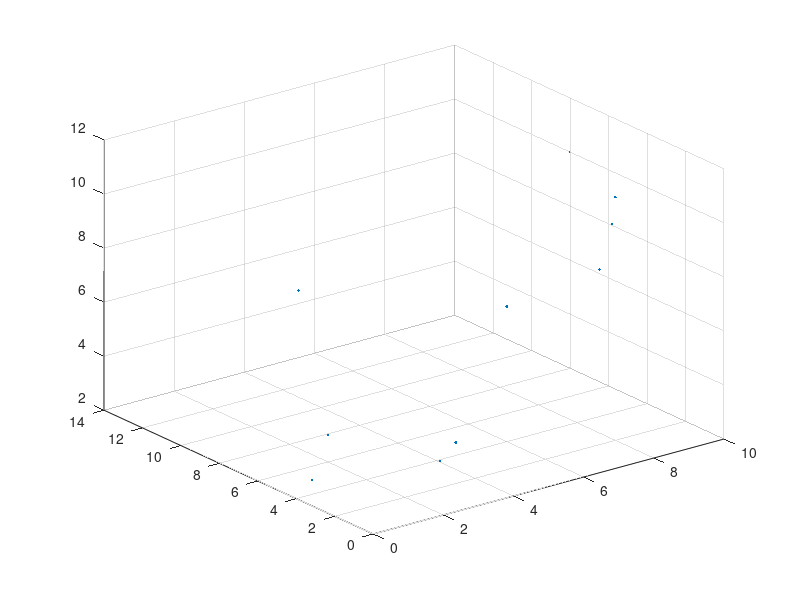

The MATLAB source for this figure:
x = [1,2,3,4,5,6,7,8,9,10];
y = [5,6,2,3,13,4,1,2,4,8];
z = [2,3,3,3,5,7,9,11,9,10];
plot3(x,y,z,'.'), grid
% scatter3(x,y,z,720,'g','fill')
